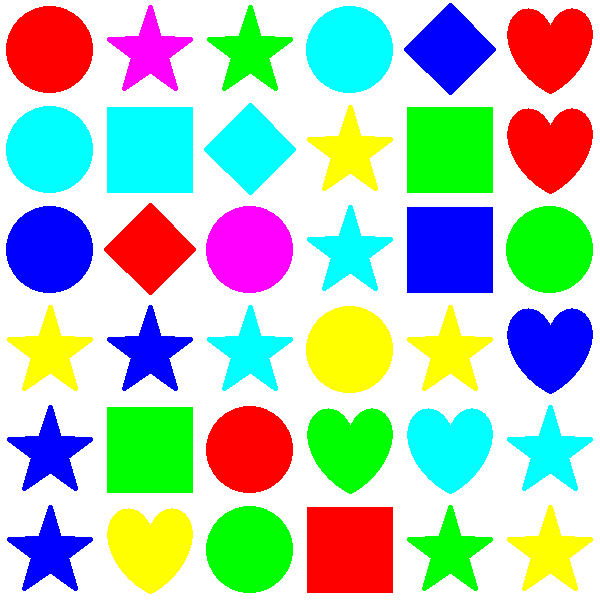
#> input picture II kolokvijum/simboli.png, 600 x 600 px
$ python zadatak1.py
#> lines starting #> are read from the running program, lines starting #| are printed output that depends on the picture; after the words box and inside, x2 and y2 are one past the last pixel; in counts of white or black regions, pixels touching at a corner belong together
from skimage import io, color
import plotly.express as px
import numpy as np
import math

img = io.imread("../simboli.png")
#> img is the input picture: shape (600, 600, 3); mean R, G, B 178.4, 201.6, 187.3
px.imshow(img).show()

img_hsv = color.rgb2hsv(img)
#> img_hsv: shape (600, 600, 3) float64; mean of channels 0, 1, 2 0.179, 0.485, 1
# h = img_hsv[:, :, 0]
# px.imshow(h, color_continuous_scale='gray').show()

img_hsv[:, :, 0][img_hsv[:, :, 0] == 2/3] = 1/6
#> img_hsv: shape (600, 600, 3) float64; mean of channels 0, 1, 2 0.134, 0.485, 1
px.imshow(img_hsv[:, :, 1], color_continuous_scale='gray').show()

s = img_hsv[:, :, 1]
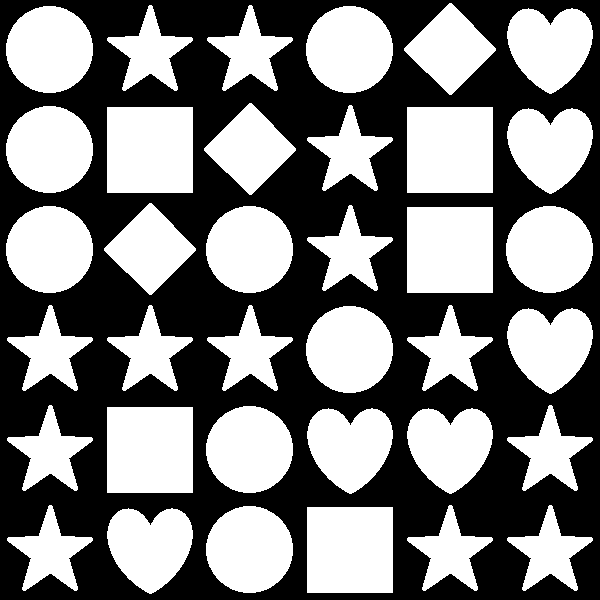
#> s: shape (600, 600) float64; values 0 (black) and 1 (white), 48.5% white; 36 white regions, largest, box (x1, y1, x2, y2) and area: (107, 107, 193, 193) 7396, (407, 107, 493, 193) 7396, (407, 207, 493, 293) 7396
kernel = (86, 86)
pad_rows = math.floor(kernel[0] / 2)
pad_cols = math.floor(kernel[1] / 2)

img_p = np.pad(s, ((pad_rows,), (pad_cols,)))
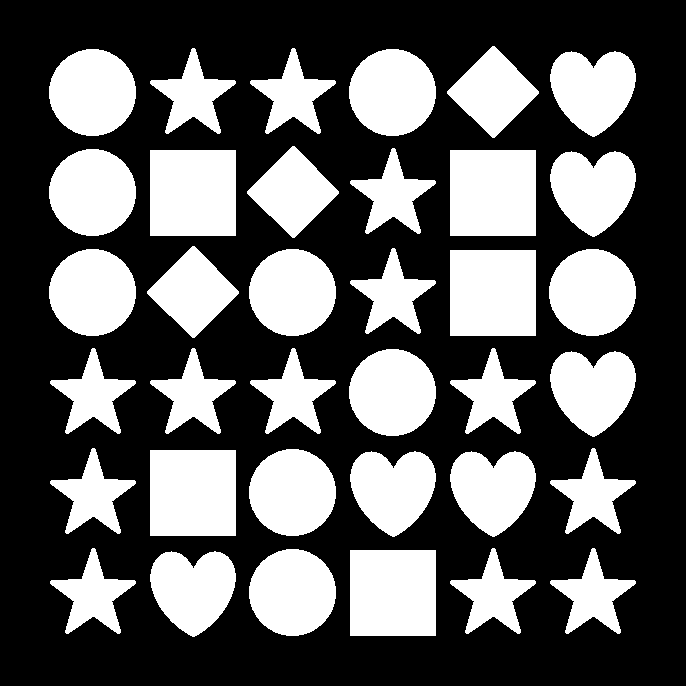
#> img_p: shape (686, 686) float64; values 0 (black) and 1 (white), 37.1% white; 36 white regions, largest, box (x1, y1, x2, y2) and area: (150, 150, 236, 236) 7396, (450, 150, 536, 236) 7396, (450, 250, 536, 336) 7396

for row in range(s.shape[0]):
    for col in range(s.shape[1]):
        region = img_p[row:row + kernel[0], col:col + kernel[1]]
        if region.sum() == np.prod(region.shape):
            img_hsv[:, :, 0][(row - pad_rows):(row + pad_rows), (col - pad_cols):(col + pad_cols)] = 2/3
#> img_hsv: shape (600, 600, 3) float64; mean of channels 0, 1, 2 0.175, 0.485, 1

img_rgb = color.hsv2rgb(img_hsv)
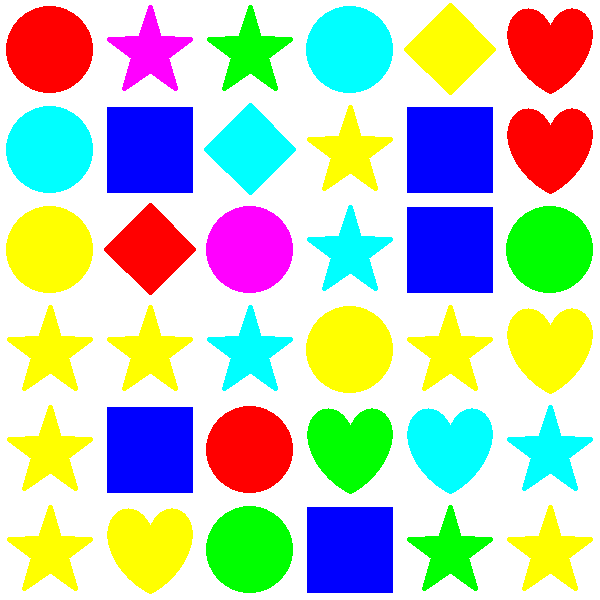
#> img_rgb: shape (600, 600, 3) float64; mean R, G, B 0.748, 0.798, 0.728
px.imshow(img_rgb).show()
